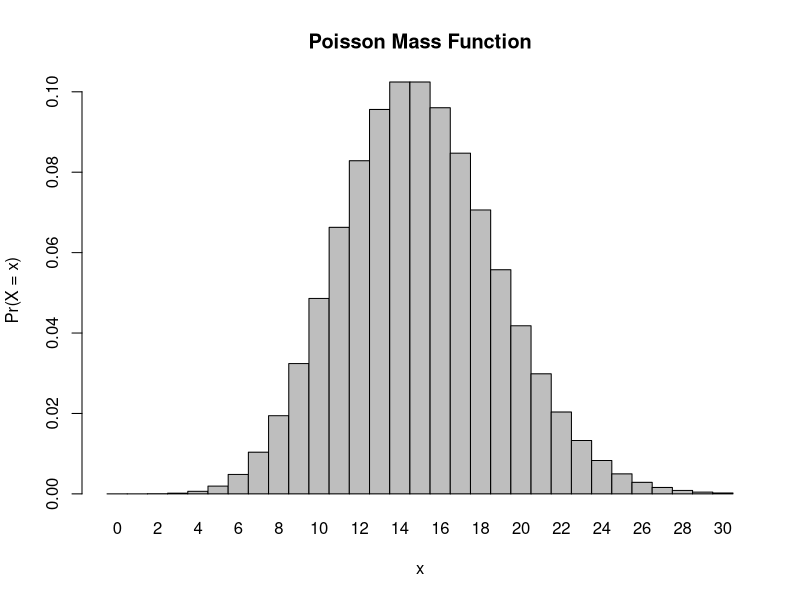
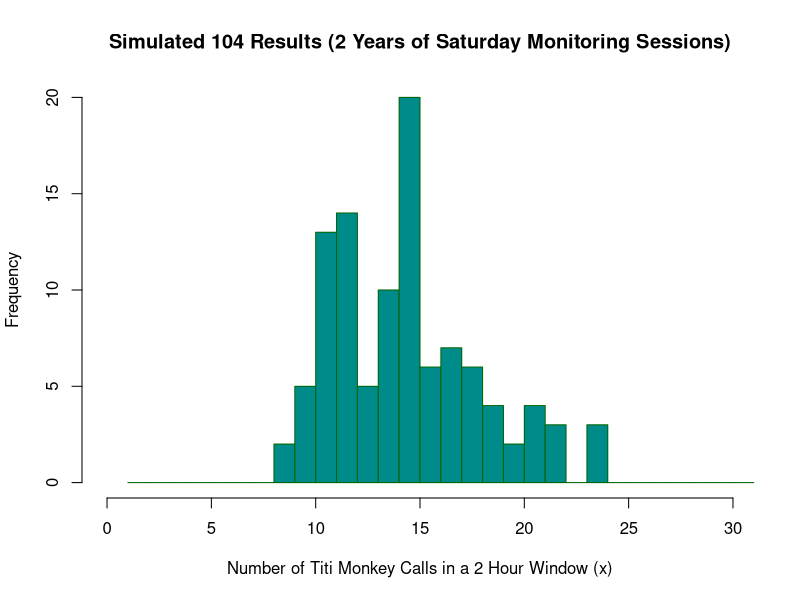

The R script that drew these images, in order:
## ---- chunk 1
x <- 15 #Define the mean number of calls

probability_less_than_8 <- ppois(8, x) #Calculate the probability of hearing 8 or fewer calls

probability_more_than_8 <- 1 - probability_less_than_8 #Calculate the probability of hearing more than 8 calls

cat("Probability of hearing more than 8 calls", probability_more_than_8) #Result
## ---- chunk 2

x <- 15 #Define the mean number of calls

probability_no_calls <- ppois(0, x) #Calculate the probability of hearing no calls

cat("Probability of hearing no calls in a session", probability_no_calls) #Result
## ---- chunk 3
x <- 15 #Define the mean number of calls

probability_3_calls <- dpois(3, x) #Calculate the probability of hearing exactly 3 calls

cat("Probability of hearing exactly 3 calls in a session", probability_3_calls) #Result
## ---- chunk 4
x <- 0:30 #Assign values in the range of 0 ≤ x ≤ 30 to the variable x
l = 15 #Define lambda
probset <- dpois(x = x, lambda = l) #Create variable to calculate using dpois
barplot(probset, names.arg = x, space = 0, xlab = "x", ylab = "Pr(X = x)", main = "Poisson Mass Function") #Resulting plot
## ---- chunk 5
simulated_results <- rpois(n = 104, lambda = 15)
## ---- chunk 6
hist(simulated_results, xlim = c(0, 30), breaks = seq (0:30),
     main = "Simulated 104 Results (2 Years of Saturday Monitoring Sessions)",
     xlab = "Number of Titi Monkey Calls in a 2 Hour Window (x)",
     ylab = "Frequency",
     col = "darkcyan",
     border = "darkgreen")

